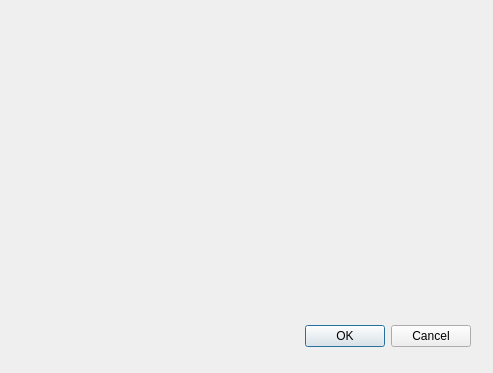
<?xml version="1.0" encoding="UTF-8"?>
<ui version="4.0">
 <class>Dialog</class>
 <widget class="QDialog" name="Dialog">
  <property name="geometry">
   <rect>
    <x>0</x>
    <y>0</y>
    <width>493</width>
    <height>373</height>
   </rect>
  </property>
  <property name="windowTitle">
   <string>Dialog</string>
  </property>
  <widget class="QDialogButtonBox" name="buttonBox">
   <property name="geometry">
    <rect>
     <x>130</x>
     <y>320</y>
     <width>341</width>
     <height>32</height>
    </rect>
   </property>
   <property name="orientation">
    <enum>Qt::Horizontal</enum>
   </property>
   <property name="standardButtons">
    <set>QDialogButtonBox::Cancel|QDialogButtonBox::Ok</set>
   </property>
  </widget>
 </widget>
 <resources/>
 <connections>
  <connection>
   <sender>buttonBox</sender>
   <signal>accepted()</signal>
   <receiver>Dialog</receiver>
   <slot>accept()</slot>
   <hints>
    <hint type="sourcelabel">
     <x>248</x>
     <y>254</y>
    </hint>
    <hint type="destinationlabel">
     <x>157</x>
     <y>274</y>
    </hint>
   </hints>
  </connection>
  <connection>
   <sender>buttonBox</sender>
   <signal>rejected()</signal>
   <receiver>Dialog</receiver>
   <slot>reject()</slot>
   <hints>
    <hint type="sourcelabel">
     <x>316</x>
     <y>260</y>
    </hint>
    <hint type="destinationlabel">
     <x>286</x>
     <y>274</y>
    </hint>
   </hints>
  </connection>
 </connections>
</ui>
